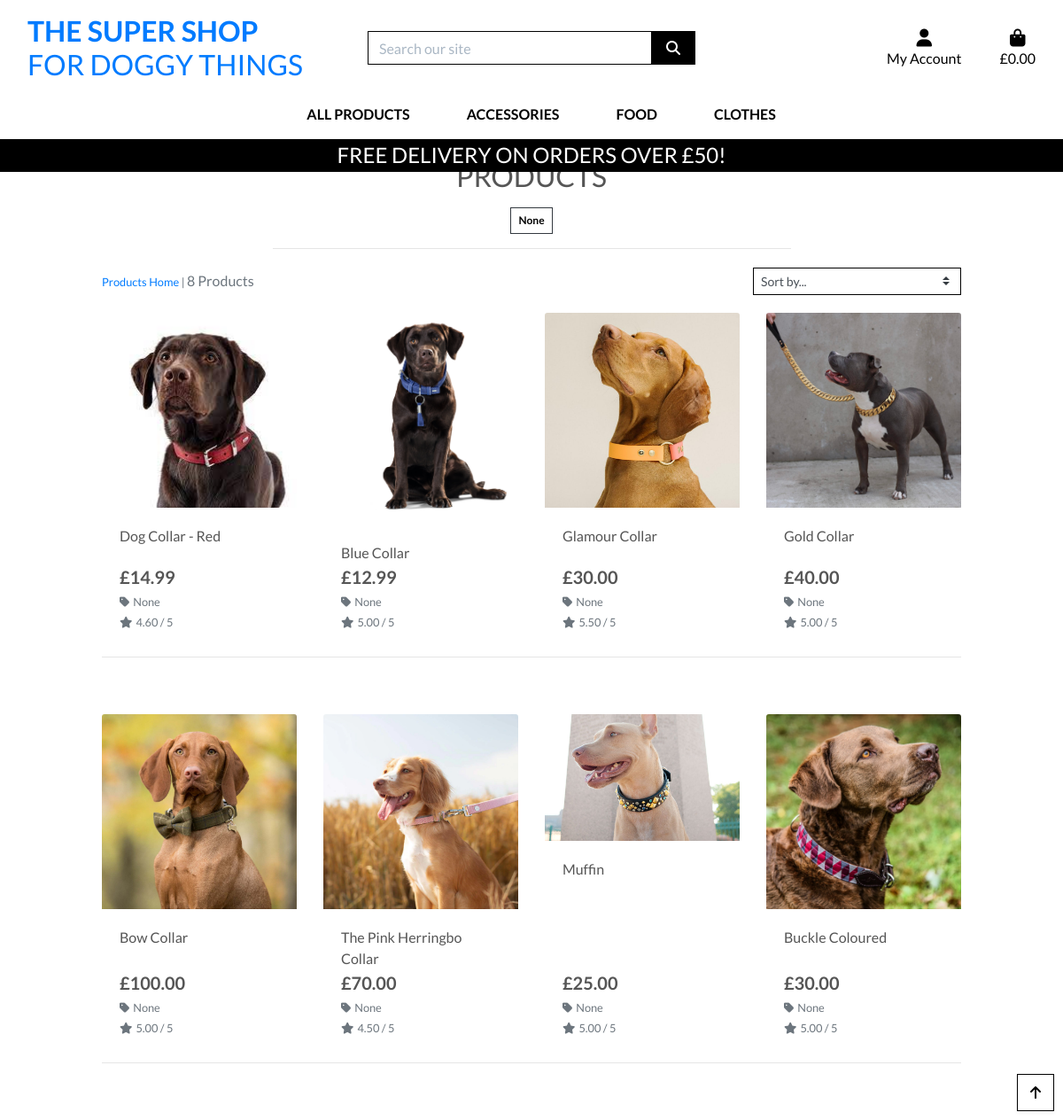
/products/?category=Collars, run on an earlier commit of the app's database.
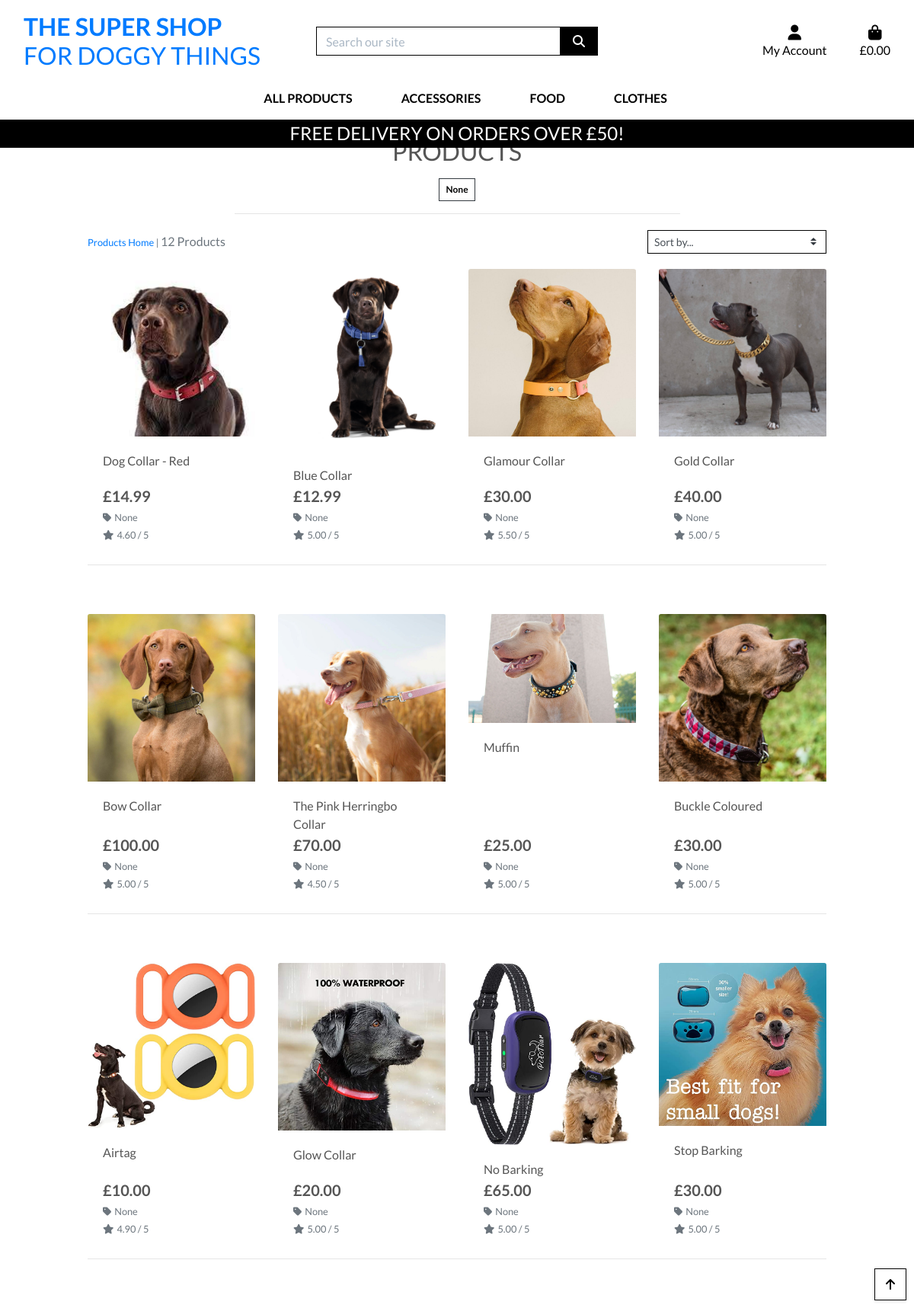
And on a later commit of the database.
### products/models.py (models this page shows, shortened)
class Category(models.Model):
    class Meta:
        verbose_name_plural = 'Categories'
    name = models.CharField(max_length=254)
    friendly_name = models.CharField(max_length=254, null=True, blank=True)

class Product(models.Model):
    category = models.ForeignKey('Category', null=True, blank=True, on_delete=models.SET_NULL)
    sku = models.CharField(max_length=254, null=True, blank=True)
    name = models.CharField(max_length=254)
    description = models.TextField()
    has_sizes = models.BooleanField(default=False, null=True, blank=True)
    price = models.DecimalField(max_digits=6, decimal_places=2)
    rating = models.DecimalField(max_digits=6, decimal_places=2, null=True, blank=True)
    image_url = models.URLField(max_length=1024, null=True, blank=True)
    image = models.ImageField(null=True, blank=True)

### products/views.py (the view, shortened to what this page needs)
# urls.py: path('', views.all_products, name='products'),
def all_products(request):
    products = Product.objects.all()
    query = None
    categories = None
    sort = None
    direction = None
    if request.GET:
        if 'category' in request.GET:
            categories = request.GET['category'].split(',')
            products = products.filter(category__name__in=categories)
            categories = Category.objects.filter(name__in=categories)
    current_sorting = f'{sort}_{direction}'
    context = {
        'products': products,
        'search_term': query,
        'current_categories': categories,
        'current_sorting': current_sorting,
    }
    return render(request, 'products/products.html', context)

### bag/contexts.py (called while the page is built, shortened)
def bag_contents(request):
    bag_items = []
    total = 0
    product_count = 0
    bag = request.session.get('bag', {})
    if total < settings.FREE_DELIVERY_THRESHOLD:
        delivery = total * Decimal(settings.STANDARD_DELIVERY_PERCENTAGE / 100)
        free_delivery_delta = settings.FREE_DELIVERY_THRESHOLD - total
    else:
        delivery = 0
        free_delivery_delta = 0
    grand_total = delivery + total
    context = {
        'bag_items': bag_items,
        'total': total,
        'product_count': product_count,
        'delivery': delivery,
        'free_delivery_delta': free_delivery_delta,
        'free_delivery_threshold': settings.FREE_DELIVERY_THRESHOLD,
        'grand_total': grand_total,
    }
    return context

### products/templates/products/products.html (shortened to what this page needs)
{% extends "base.html" %}
{% load static %}
{% block page_header %}
    <div class="container header-container">
    </div>
{% endblock %}
{% block content %}
    <div class="overlay"></div>
    <div class="container-fluid">
        <div class="row">
            <div class="col text-center mt-3">
                <h2 class="logo-font">Products</h2>
                {% for c in current_categories %}
                    <a class="category-badge text-decoration-none" href="{% url 'products' %}?category={{ c.name }}">
                        <span class="p-2 mt-2 badge badge-white text-black rounded-0 border border-dark">{{ c.friendly_name }}</span>
                    </a>
                {% endfor %}
                <hr class="w-50 mb-1">
            </div>
        </div>
        <div class="row">
            <div class="product-container col-10 offset-1">
                <div class="row mt-1 mb-2">
                    <div class="col-12 col-md-6 my-auto order-md-last d-flex justify-content-center justify-content-md-end">
                        <div class="sort-select-wrapper w-50">
                            <select id="sort-selector" class="custom-select custom-select-sm rounded-0 border border-{% if current_sorting != 'None_None' %}info{% else %}black{% endif %}">
                                <option value="reset" {% if current_sorting == 'None_None' %}selected{% endif %}>Sort by...</option>
                            </select>
                        </div>
                    </div>
                    <div class="col-12 col-md-6 order-md-first">
                        <p class="text-muted mt-3 text-center text-md-left">
                            {% if search_term or current_categories or current_sorting != 'None_None' %}
                                <span class="small"><a href="{% url 'products' %}">Products Home</a> | </span>
                            {% endif %}
                            {{ products|length }} Products{% if search_term %} found for <strong>"{{ search_term }}"</strong>{% endif %}
                        </p>
                    </div>
                </div>
                <div class="row">
                    {% for product in products %}
                        <div class="col-sm-6 col-md-6 col-lg-4 col-xl-3">
                            <div class="card h-100 border-0">
                                {% if product.image %}
                                <a href="{% url 'product_detail' product.id %}">
                                    <img class="card-img-top img-fluid" src="{{ product.image.url }}" alt="{{ product.name }}">
                                </a>
                                {% else %}
                                <a href="{% url 'product_detail' product.id %}">
                                    <img class="card-img-top img-fluid" src="{{ MEDIA_URL }}noimage.png" alt="{{ product.name }}">
                                </a>
                                {% endif %}
                                <div class="card-body pb-0">
                                    <p class="mb-0">{{ product.name }}</p>
                                </div>
                                <div class="card-footer bg-white pt-0 border-0 text-left">
                                    <div class="row">
                                        <div class="col">
                                            <p class="lead mb-0 text-left font-weight-bold">&pound;{{ product.price }}</p>
                                            {% if product.category %}
                                            <p class="small mt-1 mb-0">
                                                <a class="text-muted" href="{% url 'products' %}?category={{ product.category.name }}">
                                                    <i class="fas fa-tag mr-1"></i>{{ product.category.friendly_name }}
                                                </a>
                                            </p>
                                            {% endif %}
                                            {% if product.rating %}
                                                <small class="text-muted"><i class="fas fa-star mr-1"></i>{{ product.rating }} / 5</small>
                                            {% else %}
                                                <small class="text-muted">No Rating</small>
                                            {% endif %}
                                        </div>
                                    </div>
                                </div>
                            </div>
                        </div>
                        {% if forloop.counter|divisibleby:4 %}
                            <div class="col-12 d-none d-xl-block mb-5">
                                <hr>
                            </div>
                        {% endif %}
                    {% endfor %}
                </div>
            </div>
        </div>
    </div>
    <div class="btt-button shadow-sm rounded-0 border border-black">
        <a class="btt-link d-flex h-100">
            <i class="fas fa-arrow-up text-black mx-auto my-auto"></i>
        </a>
    </div>
{% endblock %}

### templates/base.html (shortened to what this page needs)
{% load static %}
<!doctype html>
<html lang="en">
  <head>
    {% block corecss %}
        <link rel="stylesheet" href="https://stackpath.bootstrapcdn.com/bootstrap/4.4.1/css/bootstrap.min.css">
        <link rel="stylesheet" href="{% static 'css/base.css' %}">
    {% endblock %}
  </head>
  <body>
    <header class="container-fluid fixed-top">
        <div id="topnav" class="row bg-white pt-lg-2 d-none d-lg-flex">
            <div class="col-12 col-lg-4 my-auto py-1 py-lg-0 text-center text-lg-left">
                <a href="{% url 'home' %}" class="nav-link main-logo-link">
                    <h2 class="logo-font text-blue my-0"><strong>The Super Shop</strong><br/>for Doggy Things</h2>
                </a>
            </div>
            <div class="col-12 col-lg-4 my-auto py-1 py-lg-0">
                <form method="GET" action="{% url 'products' %}">
                    <div class="input-group w-100">
                        <input class="form-control border border-black rounded-0" type="text" name="q" placeholder="Search our site">
                        <div class="input-group-append">
                            <button class="form-control btn btn-black border border-black rounded-0" type="submit">
                                <span class="icon">
                                    <i class="fas fa-search"></i>
                                </span>
                            </button>
                        </div>
                    </div>
                </form>
            </div>
            <div class="col-12 col-lg-4 my-auto py-1 py-lg-0">
                <ul class="list-inline list-unstyled text-center text-lg-right my-0">
                    <li class="list-inline-item dropdown">
                        <a class="text-black nav-link" href="#" id="user-options-first" data-toggle="dropdown" aria-haspopup="true" aria-expanded="false">
                            <div class="text-center">
                                <div><i class="fas fa-user fa-lg"></i></div>
                                <p class="my-0">My Account</p>
                            </div>
                        </a>
                    </li>
                    <li class="list-inline-item">
                        <a class="{% if grand_total %}text-info font-weight-bold{% else %}text-black{% endif %} nav-link" href="{% url 'view_bag' %}">
                            <div class="text-center">
                                <div><i class="fas fa-shopping-bag fa-lg"></i></div>
                                <p class="my-0">
                                    {% if grand_total %}
                                        &pound;{{ grand_total|floatformat:2 }}
                                    {% else %}
                                        &pound;0.00
                                    {% endif %}
                                </p>
                            </div>
                        </a>
                    </li>
                </ul>
            </div>
        </div>
        <div class="row bg-white">
            <nav class="navbar navbar-expand-lg navbar-light w-100">
                {% include 'includes/mobile-top-header.html' %}
                {% include 'includes/main-nav.html' %}
            </nav>
        </div>
        <div id="delivery-banner" class="row text-center">
            <div class="col bg-black text-white">
                <h4 class="logo-font my-1">Free delivery on orders over &pound;{{ free_delivery_threshold }}!</h4>
            </div>
        </div>
    </header>
    {% block page_header %}
    {% endblock %}
    {% block content %}
    {% endblock %}
  </body>
</html>

### templates/includes/mobile-top-header.html (shortened to what this page needs)
<ul class="list-inline">
</ul>

### templates/includes/main-nav.html (shortened to what this page needs)
<div class="collapse navbar-collapse" id="main-nav">
    <ul class="navbar-nav w-auto mx-auto">
        <li class="nav-item dropdown">
            <a class="logo-font font-weight-bold nav-link text-black mr-5" href="#" id="all-products-link" data-toggle="dropdown" aria-haspopup="true" aria-expanded="false">
                All Products
            </a>
        </li>
        <li class="nav-item dropdown">
            <a class="logo-font font-weight-bold nav-link text-black mr-5" href="#" id="clothing-link" data-toggle="dropdown" aria-haspopup="true" aria-expanded="false">
                Accessories
            </a>
        </li>
        <li class="nav-item dropdown">
            <a class="logo-font font-weight-bold nav-link text-black mr-5" href="#" id="homeware-link" data-toggle="dropdown" aria-haspopup="true" aria-expanded="false">
                Food
            </a>
        </li>
        <li class="nav-item dropdown">
            <a class="logo-font font-weight-bold nav-link text-black" href="#" id="specials-link" data-toggle="dropdown" aria-haspopup="true" aria-expanded="false">
                Clothes
            </a>
        </li>
    </ul>
</div>

### static/css/base.css (style rules this page uses)
html { height: 100%; }
body { background-size: cover; height: calc(100vh - 164px); color: #555; font-family: 'Lato'; }
.icon { align-items: center; display: inline-flex; justify-content: center; height: 1.5rem; width: 1.5rem; }
.logo-font { text-transform: uppercase; }
.main-logo-link { width: fit-content; }
.btn-black { background: black; color: white; }
.text-black { color: #000 !important; }
.border-black { border: 1px solid black !important; }
.bg-black { background: #000 !important; }
.overlay { height: 100%; width: 100%; top: 0; left: 0; position: fixed; background: white; z-index: -1; }
.btt-button { height: 42px; width: 42px; position: fixed; bottom: 10px; right: 10px; }
.btt-link, .update-link, .remove-item { cursor: pointer; }
input[name='q']::placeholder { color: #aab7c4; }
@media (min-width: 1200px) { .container { max-width: 80%; } }
@media (min-width: 992px) { .header-container { padding-top: 164px; } }

What changed in the data, as far as the page shows it:
added Product: image (picture), name "Airtag", price "10.00", category.friendly_name "None", rating "4.90"
added Product: image (picture), name "Glow Collar", price "20.00", category.friendly_name "None", rating "5.00"
added Product: image (picture), name "No Barking", price "65.00", category.friendly_name "None", rating "5.00"
added Product: image (picture), name "Stop Barking", price "30.00", category.friendly_name "None", rating "5.00"
Also different on the page:
{{ products|length }}: "8" → "12"
